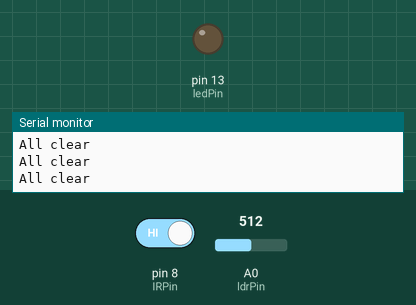
A sketch run on a simulated Arduino Uno, built with avr-gcc and run on an emulated ATmega328P. Shown: output pins drawn as LEDs (lit = HIGH), the last lines printed to the serial monitor. The inputs (shaded band) are chosen by the test bench; at power-on: pin 8 (IRPin) HIGH, A0 (ldrPin) = 512.

Above: at 1.2 s.
1.3 s: pin 8 (IRPin) driven LOW
At 2.4 s:
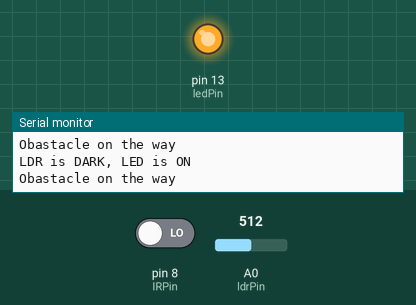
3.0 s: A0 (ldrPin) set to 317
4.5 s: A0 (ldrPin) set to 292
At 4.9 s:
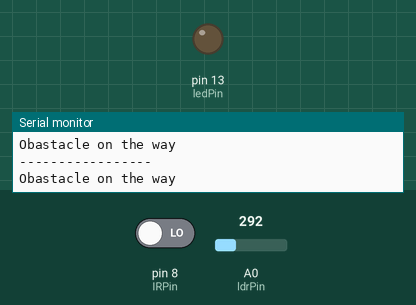
6.3 s: A0 (ldrPin) set to 306
At 7.5 s:
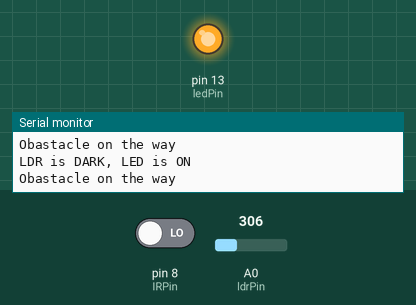
7.8 s: A0 (ldrPin) set to 290
At 8.8 s:
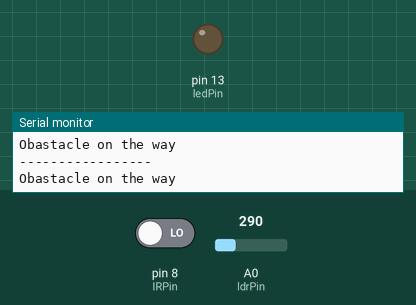
Timing chart, 0 to 10.3 s (numbered marks = the images above; inputs shaded):
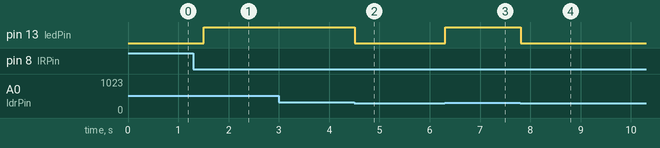

Measured:
- the behaviour switches between 300 and 299 on A0 (ldrPin) (found by bisection; images 1 and 2)
- after the input at 1.3 s, pin 13 (ledPin): LOW → HIGH after 0.20 s
- after the input at 4.5 s, pin 13 (ledPin): HIGH → LOW at once
- after the input at 6.3 s, pin 13 (ledPin): LOW → HIGH at once
- after the input at 7.8 s, pin 13 (ledPin): HIGH → LOW at once

The sketch:

ir_motiondetector.ino
```cpp
const int ledPin = 13;
const int ldrPin = A0;
const int IRPin = 8;

void setup() {
 Serial.begin(9600);
 pinMode(ledPin, OUTPUT);
 pinMode(ldrPin, INPUT);
 pinMode(IRPin, INPUT);// set pin as input
}

void loop() {
  //Written for Robojax on Dec 28, 2017
  int detect = digitalRead(8);// read obstacle status and store it into "detect"
  int ldrStatus = analogRead(ldrPin);

  if(detect == LOW)
  { //Checking if there is an obstacle
    if (ldrStatus >=300) //Checking if there is an absence of light
    {
      digitalWrite(ledPin, HIGH);
      Serial.println("LDR is DARK, LED is ON");

    }
    else
    {
      digitalWrite(ledPin, LOW);
      Serial.println("-----------------");
    }
    Serial.println("Obastacle on the way");
  }
  else
  {
    digitalWrite(ledPin, LOW);
    Serial.println("All clear");
  }
  delay(300);
}
```
